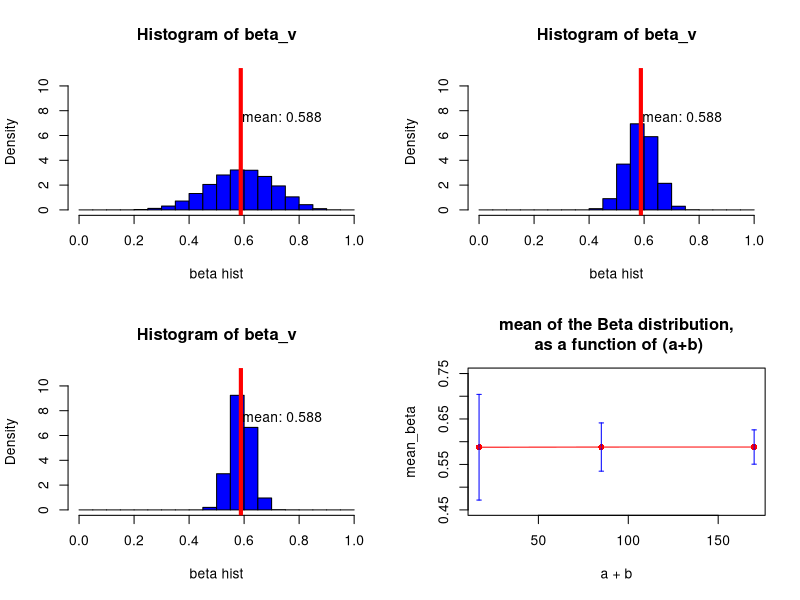

Recreate this plot in R.
set.seed(1)
 
# uncomment for part 9: 
#layout(matrix(c(1,2,3,4), 2, 2, byrow = TRUE))

#mean_beta=rep(NaN,3)
#sd_beta=rep(NaN,3)

library(Hmisc)

# function for extracting samples, plotting and getting summary statistics
# given parameters a and b for the Beta distribution
beta_hist = function(a = 10, b= 7)
{
beta_v = rbeta( 100000 , a , b ) # Beta distribution
hist(beta_v, # Histogram
     breaks = seq(0, 1, by = 0.05),
     freq = FALSE,                
     xlim = c(0, 1),                 
     ylim = c(0, 11),                
     col = "blue",                   
     xlab = "beta hist"
     )             
mean_beta = mean(beta_v)  # mean of beta_v
sd_beta = sd(beta_v) #sd of beta_v
abline(v=mean_beta, col="red", lwd=4)
text(x = mean_beta+0.15, y = 7.5, labels = sprintf("mean: %.3f", mean_beta))
return(list(mean=mean_beta,sd=sd_beta))
}

par(mfrow = c(2, 2)) # 2x2 plotting grid

# define iterables
a = c(10,50,100)
b = c(7,35,70)
mean_beta = c()
sd_beta = c()

# iterate
for (i in 1:3) {
  result = beta_hist(a[i],b[i])
  mean_beta[i] = result$mean
  sd_beta[i] = result$sd
}

print(mean_beta)

# Errorbar plot
x_vals = a + b
errbar(x_vals, mean_beta, 
       yplus = mean_beta + sd_beta, 
       yminus = mean_beta - sd_beta, 
       col = "red", 
       errbar.col = "blue",
       ylim = c(0.45,0.75),
       xlab = "a + b", 
       ylab = "mean_beta")
lines(x_vals, mean_beta, col = "red")
title("mean of the Beta distribution,\n as a function of (a+b)")

dev.print(file="ExB.pdf", pdf) #, height = 800, width=800)
dev.off()
